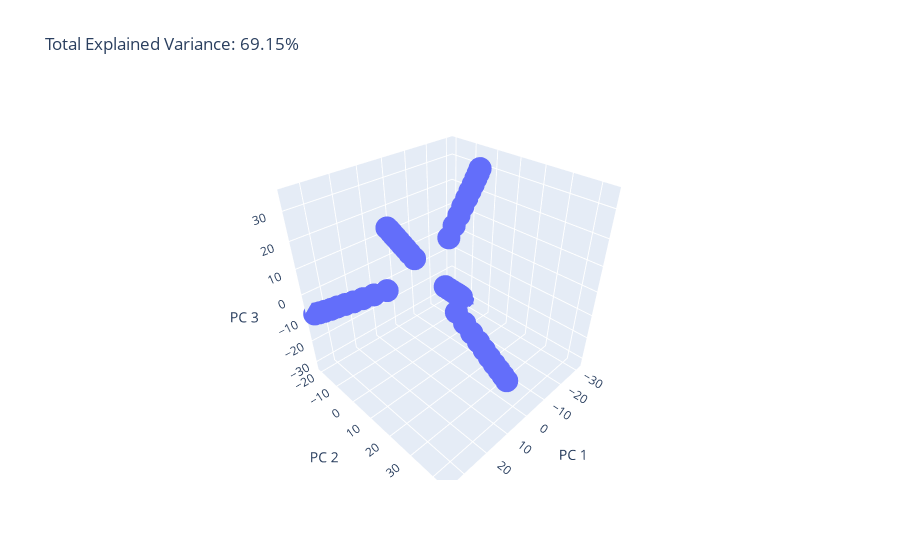

Notebook source saved alongside this figure:
### Code cell
X = Xlist

pca = PCA(n_components=3)
components = pca.fit_transform(X)

total_var = pca.explained_variance_ratio_.sum() * 100

fig = px.scatter_3d(
    components, x=0, y=1, z=2,
    title=f'Total Explained Variance: {total_var:.2f}%',
    labels={'0': 'PC 1', '1': 'PC 2', '2': 'PC 3'}
)
fig.show()

### Figure 1 — Plotly figure (JSON) as saved in the notebook; plotly's stock layout.template omitted (floating-point values rounded to 4 significant figures)
{"data": [{"hovertemplate": "PC 1=%{x}<br>PC 2=%{y}<br>PC 3=%{z}<extra></extra>", "legendgroup": "", "marker": {"color": "#636efa", "symbol": "circle"}, "mode": "markers", "name": "", "scene": "scene", "showlegend": false, "type": "scatter3d", "x": [13.1, 17.17, 20.54, 23.42, 25.95, 28.22, 30.21, 32.0, 33.55, 34.93, -7.658, -9.826, -11.72, -13.26, -14.71, -16.02, -17.23, -18.26, -19.19, -19.94, -11.93, -15.28, -18.2, -20.79, -23.05, -25.03, -26.86, -28.42, -29.82, -31.06, 1.964, 2.659, 3.165, 3.702, 4.119, 4.582, 4.935, 5.187, 5.489, 5.835, 3.88, 5.047, 6.071, 6.923, 7.739, 8.513, 9.118, 9.614, 10.12, 10.55], "y": [-7.763, -9.945, -11.8, -13.37, -14.77, -16.14, -17.2, -18.27, -19.15, -20.01, 1.519, 1.877, 2.233, 2.48, 2.834, 3.002, 3.24, 3.412, 3.505, 3.589, -4.795, -6.189, -7.434, -8.558, -9.482, -10.29, -11.17, -11.74, -12.31, -12.81, -5.56, -7.231, -8.58, -9.771, -10.79, -11.68, -12.46, -13.24, -13.97, -14.55, 16.59, 21.41, 25.48, 29.16, 32.31, 35.15, 37.66, 39.9, 41.95, 43.74], "z": [-2.987, -3.854, -4.647, -5.341, -5.839, -6.392, -6.934, -7.367, -7.641, -7.868, 13.13, 17.06, 20.3, 23.13, 25.68, 27.86, 29.85, 31.65, 33.17, 34.61, -12.17, -15.63, -18.65, -21.33, -23.57, -25.6, -27.52, -29.16, -30.61, -31.81, 5.988, 7.733, 9.231, 10.56, 11.73, 12.79, 13.67, 14.48, 15.28, 15.92, -4.042, -5.218, -6.209, -7.083, -7.867, -8.579, -9.212, -9.73, -10.24, -10.74]}], "layout": {"legend": {"tracegroupgap": 0}, "scene": {"domain": {"x": [0, 1], "y": [0, 1]}, "xaxis": {"title": {"text": "PC 1"}}, "yaxis": {"title": {"text": "PC 2"}}, "zaxis": {"title": {"text": "PC 3"}}}, "title": {"text": "Total Explained Variance: 69.15%"}}}
